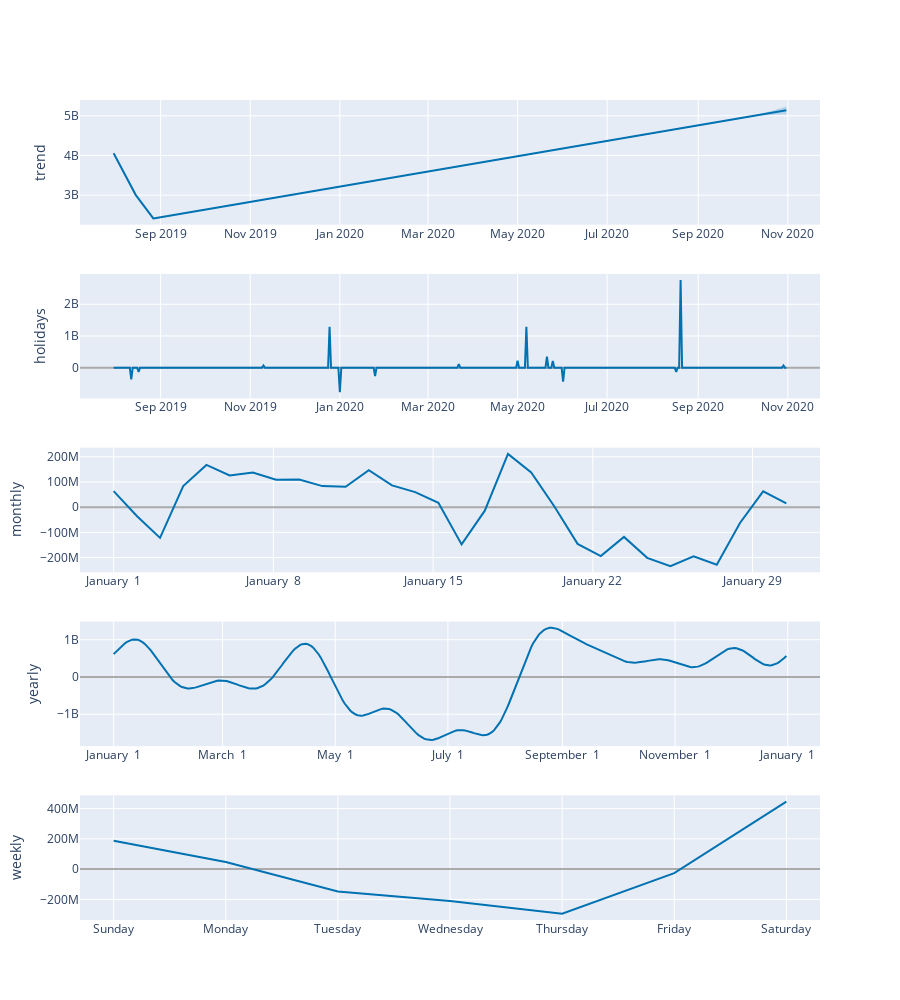

Notebook source saved alongside this figure:
### Code cell
plot_components_plotly(model_holiday_indo_echannel, forecast_echannel)

### Figure 1 — Plotly figure (JSON) as saved in the notebook; plotly's stock layout.template omitted (floating-point values rounded to 4 significant figures; data arrays with more than 128 entries replaced by an {"elided": "..."} marker saying what was removed)
{"data": [{"line": {"color": "#0072B2", "width": 2}, "mode": "lines", "name": "trend", "type": "scatter", "x": {"elided": "456 str values"}, "xaxis": "x", "y": {"elided": "456 float values"}, "yaxis": "y"}, {"line": {"color": "rgba(0, 114, 178, 0.2)", "width": 0}, "mode": "lines", "name": "trend_upper", "type": "scatter", "x": {"elided": "456 str values"}, "xaxis": "x", "y": {"elided": "456 float values"}, "yaxis": "y"}, {"fill": "tonexty", "fillcolor": "rgba(0, 114, 178, 0.2)", "line": {"color": "rgba(0, 114, 178, 0.2)", "width": 0}, "mode": "lines", "name": "trend_lower", "type": "scatter", "x": {"elided": "456 str values"}, "xaxis": "x", "y": {"elided": "456 float values"}, "yaxis": "y"}, {"line": {"color": "#0072B2", "width": 2}, "mode": "lines", "name": "holidays", "text": {"elided": "456 str values"}, "type": "scatter", "x": {"elided": "456 str values"}, "xaxis": "x2", "y": {"elided": "456 float values"}, "yaxis": "y2"}, {"line": {"color": "#0072B2", "width": 2}, "mode": "lines", "name": "monthly", "type": "scatter", "x": ["2017-01-01T00:00:00", "2017-01-02T00:24:00", "2017-01-03T00:48:00", "2017-01-04T01:12:00", "2017-01-05T01:36:00", "2017-01-06T02:00:00", "2017-01-07T02:24:00", "2017-01-08T02:48:00", "2017-01-09T03:12:00", "2017-01-10T03:36:00", "2017-01-11T04:00:00", "2017-01-12T04:24:00", "2017-01-13T04:48:00", "2017-01-14T05:12:00", "2017-01-15T05:36:00", "2017-01-16T06:00:00", "2017-01-17T06:24:00", "2017-01-18T06:48:00", "2017-01-19T07:12:00", "2017-01-20T07:36:00", "2017-01-21T08:00:00", "2017-01-22T08:24:00", "2017-01-23T08:48:00", "2017-01-24T09:12:00", "2017-01-25T09:36:00", "2017-01-26T10:00:00", "2017-01-27T10:24:00", "2017-01-28T10:48:00", "2017-01-29T11:12:00", "2017-01-30T11:36:00"], "xaxis": "x3", "y": [63390000.0, -35150000.0, -122200000.0, 83600000.0, 167700000.0, 125800000.0, 137400000.0, 108700000.0, 109700000.0, 83500000.0, 80740000.0, 146800000.0, 86280000.0, 59650000.0, 17500000.0, -147900000.0, -14100000.0, 211300000.0, 137600000.0, 2725000.0, -145800000.0, -194500000.0, -118200000.0, -201300000.0, -234000000.0, -195500000.0, -228500000.0, -62640000.0, 62530000.0, 15030000.0], "yaxis": "y3"}, {"line": {"color": "#0072B2", "width": 2}, "mode": "lines", "name": "yearly", "type": "scatter", "x": {"elided": "365 str values"}, "xaxis": "x4", "y": {"elided": "365 float values"}, "yaxis": "y4"}, {"line": {"color": "#0072B2", "width": 2}, "mode": "lines", "name": "weekly", "type": "scatter", "x": ["2017-01-01T00:00:00", "2017-01-02T00:00:00", "2017-01-03T00:00:00", "2017-01-04T00:00:00", "2017-01-05T00:00:00", "2017-01-06T00:00:00", "2017-01-07T00:00:00"], "xaxis": "x5", "y": [187700000.0, 46630000.0, -147700000.0, -211100000.0, -295000000.0, -26480000.0, 445900000.0], "yaxis": "y5"}], "layout": {"height": 1000, "showlegend": false, "width": 900, "xaxis": {"anchor": "y", "domain": [0, 1], "range": ["2019-07-08T02:24:00", "2020-11-22T21:36:00"], "type": "date"}, "xaxis2": {"anchor": "y2", "domain": [0, 1], "range": ["2019-07-08T02:24:00", "2020-11-22T21:36:00"], "type": "date"}, "xaxis3": {"anchor": "y3", "domain": [0, 1], "range": ["2016-12-30T12:37:12", "2017-01-31T22:58:48"], "tickformat": "%B %e", "type": "date"}, "xaxis4": {"anchor": "y4", "domain": [0, 1], "range": ["2016-12-13T18:54:02.958904115", "2018-01-18T11:04:57.863013581"], "tickformat": "%B %e", "type": "date"}, "xaxis5": {"anchor": "y5", "domain": [0, 1], "range": ["2016-12-31T16:48:00", "2017-01-07T07:12:00"], "tickformat": "%A", "type": "date"}, "yaxis": {"anchor": "x", "domain": [0.848, 1], "rangemode": "normal", "title": {"text": "trend"}, "zerolinecolor": "#AAA"}, "yaxis2": {"anchor": "x2", "domain": [0.636, 0.788], "rangemode": "tozero", "title": {"text": "holidays"}, "zerolinecolor": "#AAA"}, "yaxis3": {"anchor": "x3", "domain": [0.424, 0.576], "title": {"text": "monthly"}, "zerolinecolor": "#AAA"}, "yaxis4": {"anchor": "x4", "domain": [0.212, 0.364], "title": {"text": "yearly"}, "zerolinecolor": "#AAA"}, "yaxis5": {"anchor": "x5", "domain": [0, 0.152], "title": {"text": "weekly"}, "zerolinecolor": "#AAA"}}}
